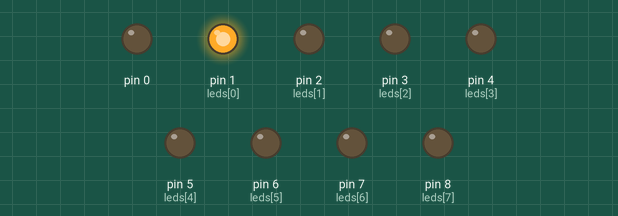
This sketch was run on a simulated Arduino Uno, built with avr-gcc and run on an emulated ATmega328P. Shown: output pins drawn as LEDs (lit = HIGH).

Above: at 0.05 s.
At 0.45 s:
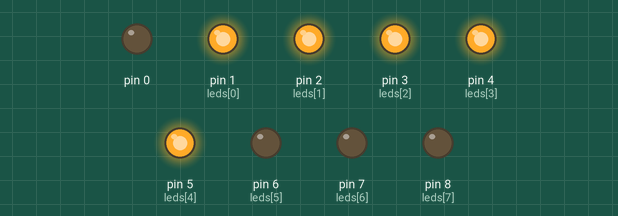
At 0.9 s:
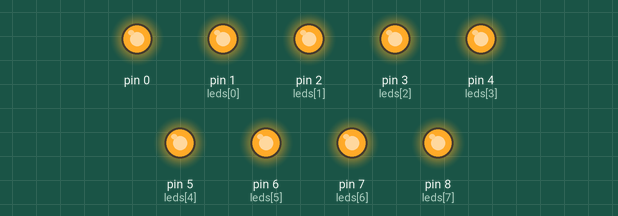
Timing chart, 0 to 2.4 s (numbered marks = the images above):
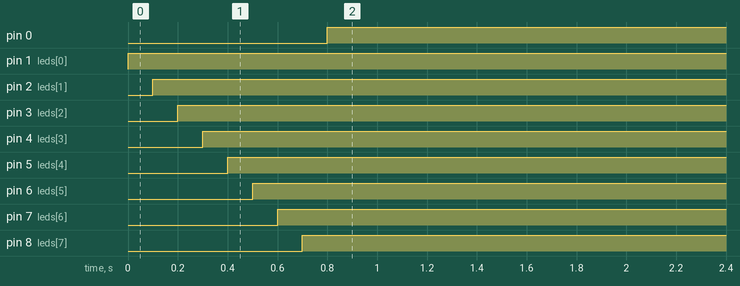

Measured:
- by itself, pin 0: LOW → HIGH at 0.80 s
- by itself, pin 1 (leds[0]): LOW → HIGH at 0.00 s
- by itself, pin 2 (leds[1]): LOW → HIGH at 0.10 s
- by itself, pin 3 (leds[2]): LOW → HIGH at 0.20 s
- by itself, pin 4 (leds[3]): LOW → HIGH at 0.30 s
- by itself, pin 5 (leds[4]): LOW → HIGH at 0.40 s
- by itself, pin 6 (leds[5]): LOW → HIGH at 0.50 s
- by itself, pin 7 (leds[6]): LOW → HIGH at 0.60 s

The sketch:

atividade_7.ino
```cpp
int leds[8] = {1,2,3,4,5,6,7,8};

void setup() {
  for(int i = 0; i < 9; i++) {
    pinMode(leds[i], OUTPUT);
  }
}

void loop() {
  for(int j = 0; j < 9; j++) {
    digitalWrite(leds[j], HIGH);
    delay(100);
  }
}
```
